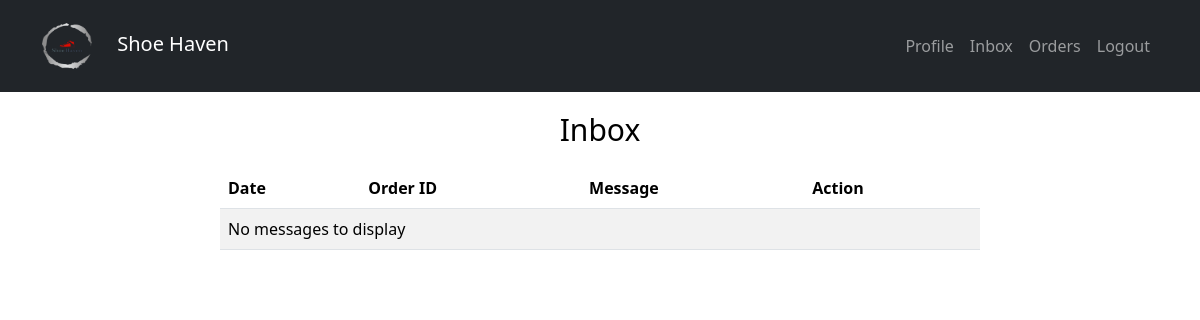
The app's page /PROJECT101/inbox.php (signed in), older data.
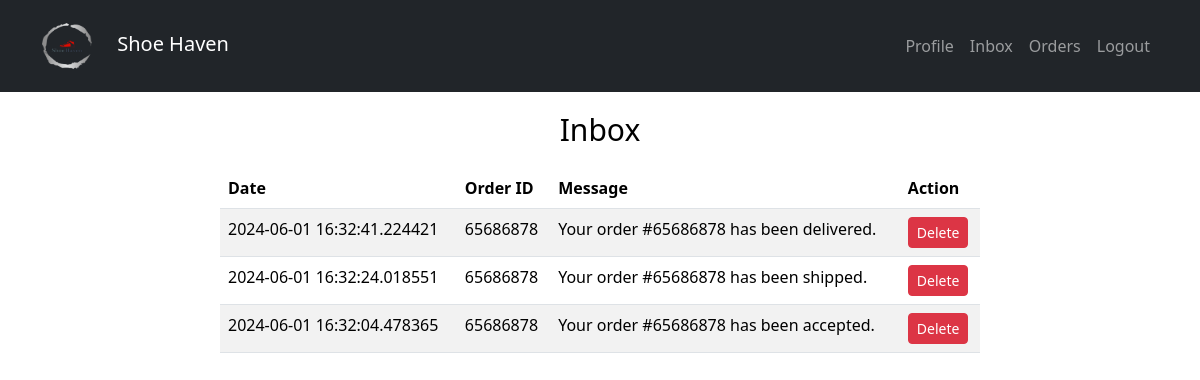
The same page, newer data.
### tables this page shows
CREATE TABLE `inbox` (
  `user_id` int(225) NOT NULL,
  `order_id` int(255) NOT NULL,
  `message` varchar(255) NOT NULL,
  `date_sent` timestamp(6) NOT NULL DEFAULT current_timestamp(6) ON UPDATE current_timestamp(6)
);

### PROJECT101/inbox.php (the view, shortened to what this page needs)
<?php
include 'connection.php';
$user_id = $_SESSION['user_id'];
$sqlInbox = "SELECT * FROM `inbox` WHERE user_id = '$user_id' ORDER BY date_sent DESC";
$resultInbox = $con->query($sqlInbox);
?>
<!DOCTYPE html>
<html lang="en">
<head>
   <link href="https://cdn.jsdelivr.net/npm/bootstrap@5.3.3/dist/css/bootstrap.min.css" rel="stylesheet">
   <link rel="stylesheet" href="bootstrap-5.3.2-dist/css/bootstrap.css">
   <link rel="stylesheet" href="https://cdnjs.cloudflare.com/ajax/libs/font-awesome/6.0.0/css/all.min.css">
</head>
<body>
<nav class="navbar navbar-expand-lg navbar-dark bg-dark py-3">
        <div class="container">
            <a class="navbar-brand" href="product.php">
                <img src="images/shoe-haven-high-resolution-logo-transparent.png" width="50" height="50" alt="Shoe Haven Logo">
                Shoe Haven
            </a>
            <div class="collapse navbar-collapse">
                <ul class="navbar-nav ms-auto">
                    <li class="nav-item">
                        <a class="nav-link" href="user_prof.php">Profile</a>
                    </li>
                    <li class="nav-item">
                        <a class="nav-link" href="inbox.php">Inbox</a>
                    </li>
                    <li class="nav-item">
                        <a class="nav-link" href="order.php">Orders</a>
                    </li>
                    <li class="nav-item">
                        <a class="nav-link" href="logout.php">Logout</a>
                    </li>
                </ul>
            </div>
        </div>
</nav>
<div class="inbox-container">
    <h1 class="inbox-header">Inbox</h1>
    <div class="table-container">
        <table class="table table-striped">
            <thead>
                <tr>
                    <th>Date</th>
                    <th>Order ID</th>
                    <th>Message</th>
                    <th>Action</th>
                </tr>
            </thead>
            <tbody>
                <?php
                if ($resultInbox->num_rows > 0) {
                    while ($row = $resultInbox->fetch_assoc()) {
                        ?>
                        <tr>
                            <td><?= $row["date_sent"] ?></td>
                            <td><?= $row["order_id"] ?></td>
                            <td><?= $row["message"] ?></td>
                            <td>
                                <form method="post" style="display:inline;">
                                    <button type="submit" name="delete_message" class="btn btn-danger btn-sm" onclick="return confirm('Are you sure you want to delete this message?');">Delete</button>
                                </form>
                            </td>
                        </tr>
                        <?php
                    }
                } else {
                    echo "<tr><td colspan='4'>No messages to display</td></tr>";
                }
                ?>
            </tbody>
        </table>
    </div>
</div>
</body>
</html>

Row changes from the older to the newer data that the page shows:
added inbox: date_sent "2024-06-01 16:32:41.224421", order "65686878", message "Your order #65686878 has been delivered."
added inbox: date_sent "2024-06-01 16:32:24.018551", order "65686878", message "Your order #65686878 has been shipped."
added inbox: date_sent "2024-06-01 16:32:04.478365", order "65686878", message "Your order #65686878 has been accepted."
Text that changed along with them:
text no longer shown: "No messages to display"
